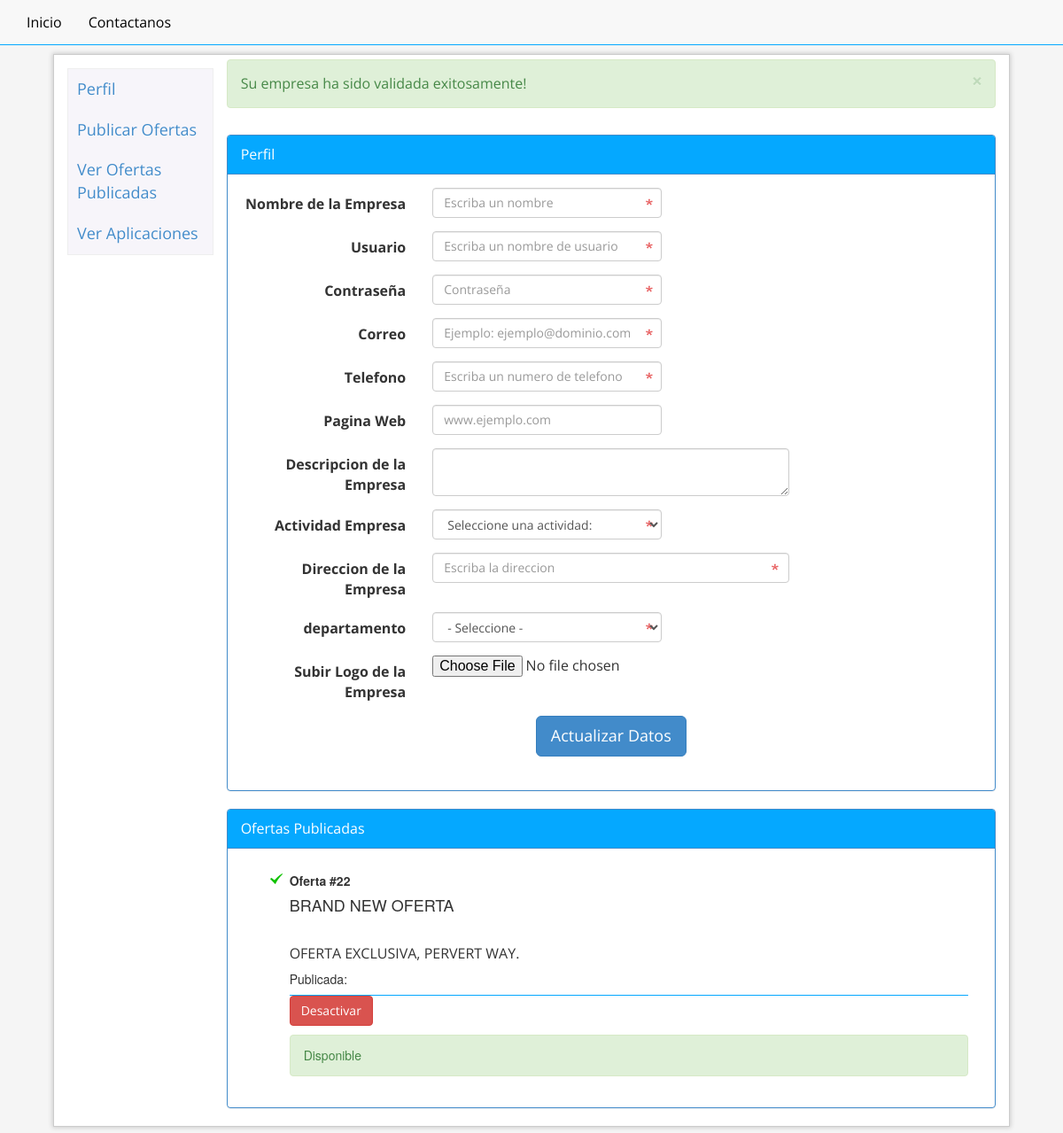
The page /empleador/Empleador.php (signed in) on the database its author committed.
### tables this page shows
CREATE TABLE `ofertas` (
  `cod_oferta` int(20) NOT NULL AUTO_INCREMENT,
  `cod_em` int(20) DEFAULT NULL,
  `titulo_of` varchar(120) DEFAULT NULL,
  `descripcion_of` varchar(250) DEFAULT NULL,
  `area_of` int(11) DEFAULT NULL,
  `cargo_of` varchar(20) DEFAULT NULL,
  `vacantes_of` int(11) DEFAULT NULL,
  `contratacion_of` varchar(20) DEFAULT NULL,
  `anoexp_ofetas` int(11) DEFAULT NULL,
  `edad` int(10) DEFAULT NULL,
  `genero_of` varchar(20) DEFAULT NULL,
  `vehiculo_ofetas` varchar(20) DEFAULT NULL,
  `salariomax_of` decimal(30,0) DEFAULT NULL,
  `salariomin_of` decimal(30,0) DEFAULT NULL,
  `departamento_of` varchar(20) DEFAULT NULL,
  `experiencia` varchar(20) DEFAULT NULL,
  `tituloen_of` varchar(20) DEFAULT NULL,
  `nivel_of` varchar(20) DEFAULT NULL,
  `disponible_of` int(1) DEFAULT '0',
  `aprovacion_of` int(1) DEFAULT '0',
  `fecha_of` datetime DEFAULT NULL,
  `fechaFin_of` datetime DEFAULT NULL,
  PRIMARY KEY (`cod_oferta`) USING BTREE,
  UNIQUE KEY `cod_oferta_UNIQUE` (`cod_oferta`)
);

### empleador/Empleador.php (the view, shortened to what this page needs)
<!DOCTYPE html>
 <html class="no-js">
    <head>
        <link rel="stylesheet" href="../assets/css/bootstrap.css">
        <link rel="stylesheet" href="../assets/css/normalize.css">
        <link rel="stylesheet" href="../assets/css/jqueryUI.css">
        <link rel="stylesheet" href="../validacionStyle.css">
        <link rel="stylesheet" href="../assets/css/contenido.css">
    </head>
    <body>
        <div id="header" class="navbar navbar-default navbar-static-top">
            <?php include_once 'layout/header-empleador.php'; ?>
        </div>
        <div id="contenedor" class="container">
            <div class="row">
                <div class="col-md-2">
                    <div class="lista-enlaces">
                        <ul id="myTab">
                            <li class="active"><a href="#Perfil">Perfil</a></li>
                            <li class=""><a href="#Ofertas">Publicar Ofertas</a></li>
                            <li class=""><a href="#OfertasPublicadas">Ver Ofertas Publicadas</a></li>
                            <li class=""><a href="#Aplicacion">Ver Aplicaciones</a></li>
                        </ul>
                    </div>
                </div>
                <div class="col-md-10">
                    <?php
                    $cod_em = $_SESSION['cod_empresa'];
                    $getestado = mysql_query("SELECT activa_em FROM `empresa` where cod_em=$cod_em") or trigger_error(mysql_error());
                    while ($row = mysql_fetch_array($getestado)) {
                        $estado = $row['activa_em'];
                        $esValida = $row['activa_em'];
                    }
                    if ($estado === "S") {
                        echo "<div class='alert alert-success alert-dismissable'>Su empresa ha sido validada exitosamente!";
                        echo " <button type='button' class='close' data-dismiss='alert' aria-hidden='true'>&times;</button> </div>";
                    } elseif ($estado === "N") {
                        echo "<div class='alert alert-danger'>Su empresa aun no se encuentra ACTIVADA, espere 24 horas.";
                        echo " <button type='button' class='close' data-dismiss='alert' aria-hidden='true'>&times;</button> </div>";
                    }
                    ?>
                    <div class="tab-content">
                        <div class="tab-pane active" id="Perfil">
                            <div class="panel panel-primary">
                                <div class="panel-heading">Perfil</div>
                                <div class="panel-body">
                                    <form action="#" id="perfilEmpleador" name="f1" method="POST" class="form-horizontal" onsumbit="return myFunction()">
                                        <div class="form-group">
                                            <label for="Nombre" class="col-lg-3 control-label">Nombre de la Empresa</label>
                                            <div class="col-lg-4">
                                                <input type="text" name="nombre_perfilemp" class="form-control" placeholder="Escriba un nombre" required pattern=".{6,20}">
                                            </div>
                                        </div>
                                        <div class="form-group">
                                            <label for="Nombre" class="col-lg-3 control-label">Usuario</label>
                                            <div class="col-lg-4">
                                                <input type="text" name="usuario_em" class="form-control" placeholder="Escriba un nombre de usuario" required>
                                            </div>
                                        </div>
                                        <div class="form-group">
                                            <label for="Contrasenia" class="col-lg-3 control-label">Contraseña</label>
                                            <div class="col-lg-4">
                                                <input id="pw1" type="password" name="password_perfilemp" class="form-control" placeholder="Contraseña" autocomplete="off" required pattern=".{8,25}">
                                            </div>
                                        </div>
                                        <div class="form-group">
                                            <label for="correo" class="col-lg-3 control-label">Correo</label>
                                            <div class="col-lg-4">
                                                <input type="email" name="email_perfilemp" placeholder="Ejemplo: ejemplo@dominio.com" class="form-control"  id="focusedInput" required>
                                            </div>
                                        </div>
                                        <div class="form-group">
                                            <label for="telefono" class="col-lg-3 control-label">Telefono</label>
                                            <div class="col-lg-4">
                                                <input type="tel" name="telefono_perfilemp" placeholder="Escriba un numero de telefono" class="form-control" onkeypress="return numeros(event)"  required pattern=".{8,11}">
                                            </div>
                                        </div>
                                        <div class="form-group">
                                            <label for="paginaWeb" class="col-lg-3 control-label">Pagina Web</label>
                                            <div class="col-lg-4">
                                                <input type="url" name="url_perfilemp" placeholder="www.ejemplo.com" class="form-control">
                                            </div>
                                        </div>
                                        <div class="form-group">
                                            <label for="descripcionEmpresa" class="col-lg-3 control-label">Descripcion de la Empresa</label>
                                            <div class="col-lg-6">
                                                <textarea name="textarea" class="form-control col-lg-6" rows="2" > </textarea>
                                            </div>
                                        </div>
                                        <div class="form-group">
                                            <label for="actividadEmpresa" class="col-lg-3 control-label">Actividad Empresa</label>
                                            <div class="col-lg-4">
                                                <select name="actividad_empresa" class="form-control" required="">
                                                    <option value="">Seleccione una actividad:</option>
                                                </select>
                                            </div>
                                        </div>
                                        <div class="form-group">
                                            <label for="direccionEmpresa" class="col-lg-3 control-label">Direccion de la Empresa</label>
                                            <div class="col-lg-6">
                                                <input type="text" name="direc_perfilemp" class="form-control" placeholder="Escriba la direccion" required pattern=".{6,250}">
                                            </div>
                                        </div>
                                        <div class="form-group">
                                            <label for="departamento" class="col-lg-3 control-label">departamento</label>
                                            <div class="col-lg-4">
                                                <select name="departamento_perfilemp" class="form-control valid" required="">
                                                    <option value="">- Seleccione -</option>
                                                </select>
                                            </div>
                                        </div>
                                        <div class="form-group">
                                            <label class="col-lg-3 control-label">Subir Logo de la Empresa </label>
                                            <div class="col-lg-4">
                                                <input type="file" id="exampleInputFile" name="subirlogo">
                                            </div>
                                        </div>
                                        <center><button type="submit" class="btn btn-primary btn-lg"   >Actualizar Datos</button> </center>
                                        <br>
                                    </form>
                                </div>
                            </div>
                        </div>
                        <div class="tab-pane active" id="OfertasPublicadas">
                            <div class="panel panel-primary">
                                <div class="panel-heading">Ofertas Publicadas</div>
                                <div class="panel-body">
                                    <div class="col-md-12">
                                        <?
                                        echo "<table class='table-bordered' >";
                                        $result = mysql_query("select cod_oferta, titulo_of,descripcion_of,disponible_of, fecha_of from ofertas where cod_em=$cod_em") or trigger_error(mysql_error());
                                        while ($row = mysql_fetch_array($result)) {
                                            foreach ($row AS $key => $value) {
                                                $row[$key] = stripslashes($value);
                                            }
                                            $fecha_aplicacion = ($row['fecha_of']);
                                            $cod_oferta = $row['cod_oferta'];
                                            echo "<tr>";
                                            echo "<ul>";
                                            $estado = $row['disponible_of'];
                                            echo "<li>" . "<h5><b>Oferta #" . $row['cod_oferta'] . "</b></h5><h4>" . nl2br($row['titulo_of']) . "</h4><br>" . nl2br($row['descripcion_of']) . "<br>" . "<h5>Publicada: " . "<span id='timeagos' data-livestamp='$fecha_aplicacion'></span></h5></li>";
                                            if ($estado == 0) {
                                                $estado_show = "<h5 class='alert alert-danger'>Cerrada</h5>";
                                            } elseif ($estado == 1) {
                                                if ($esValida == "S") {
                                                    echo "<a class='btn btn-danger' href='ofertas_controller.php?desactivar=$cod_oferta'>Desactivar</a>";
                                                    $estado_show = "<h5 class='alert alert-success'>Disponible</h5>";
                                                }
                                            }
                                            echo $estado_show;
                                            echo "</ul>";
                                            echo "</tr>";
                                        }
                                        echo "</table>";
                                        ?>
                                    </div>
                                </div>
                            </div>
                        </div>
                    </div>
                </div>
            </div>
        </div>
</body>
</html>

### validacionStyle.css (style rules this page uses)
body { background-color:#f5f5f5; }
.container { margin-top: 1%; }
#contenedor { display: center; }
.form-horizontal input:required,.form-horizontal text:required , .form-horizontal date:required, .form-horizontal select:required, .form-horizontal textarea:required { background: #fff url(assets/img/red_asterisk.png) no-repeat 98% center; }

### assets/css/contenido.css (style rules this page uses)
.container { margin-top: 10px; max-width: 90%; }
.lista-enlaces { margin-top: 10px; margin-bottom: 30px; text-shadow: 0 1px 0 #fff; background-color: #f7f5fa; border:solid 1px #eee; }
.lista-enlaces ul { margin:0px; padding-left: 0px; display: block; list-style: none; }
.lista-enlaces a { font-size: 18px; display:block; padding: 10px; }
.col-md-2 { padding-right: 0px; }
.tab-content { padding-top: 10px; }

### empleador/Empleador.php (style rules this page uses)
.col-md-12 ul { list-style-image: url("../assets/img/success.png"); }
.col-md-12 ul li { border-bottom: solid 1px #05a8ff; }

### rows shown on the page
ofertas: cod_oferta "22", titulo_of "BRAND NEW OFERTA", descripcion_of "OFERTA EXCLUSIVA, PERVERT WAY."
